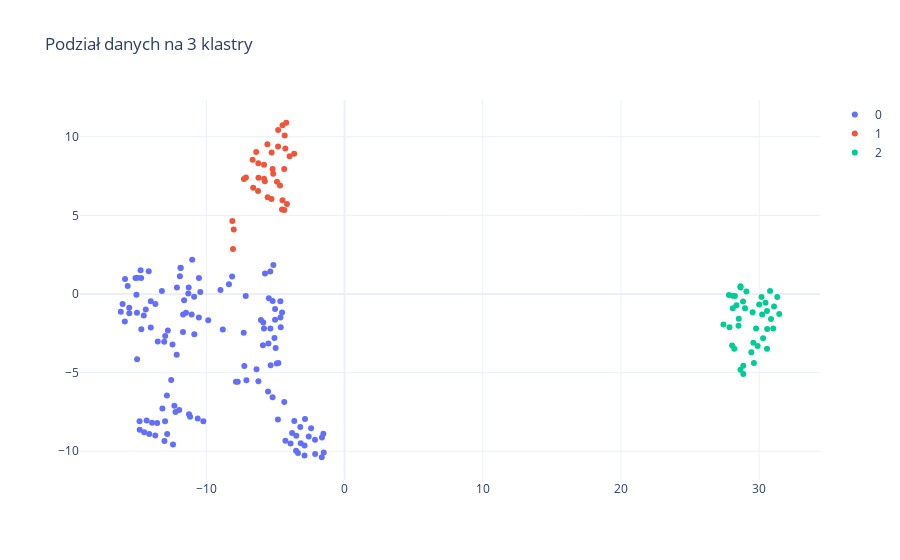

The code cell stored with this chart in its notebook:
### Code cell
fig, model3 = plot_agglomerative_clusters(X, 3)
fig.show()
